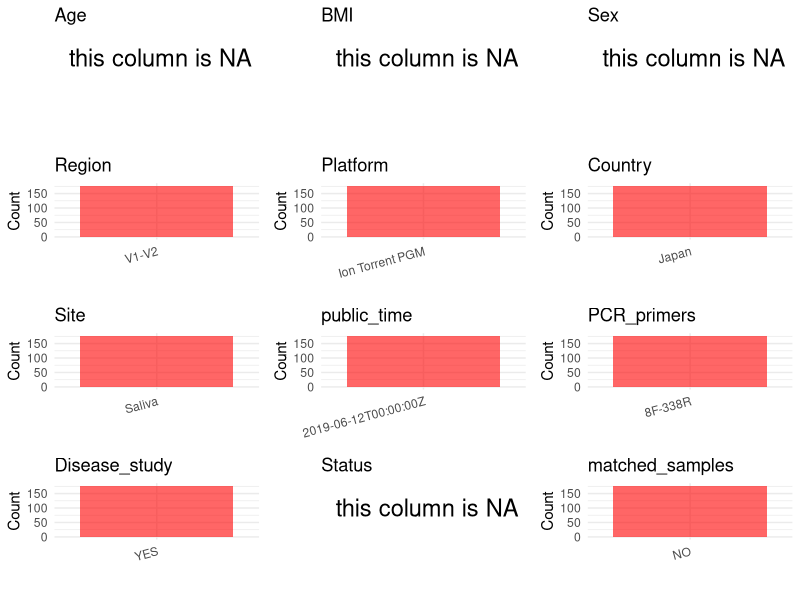

Write R code to recreate this figure. (Note: this script raises an error after producing the figure.)
## ---- chunk 1
# Load necessary libraries
library(dplyr)
library(ggplot2)
library(cowplot)
library(readxl)

# Set working directory (update this path to your local directory)
setwd("/home/dongbiao/word_embedding_microbiome/all_data/oral/global-oral-microbiome/data/projects/PRJDB8324")

# Read the initial metadata files
initial_meta<-read.csv("SraRunTable.csv")

head(initial_meta)
## ---- chunk 2
# Create a uniform metadata dataframe
metadata <- data.frame(
  BioProject = initial_meta$BioProject,
  Run = initial_meta$Run,
  sample_name = initial_meta$Sample_name,
  Age = NA,
  BMI = NA,
  Sex=NA,
  Region = "V1-V2",
  Platform = initial_meta$Instrument,
  Country = initial_meta$geo_loc_name,
  Site = "Saliva",
  public_time = initial_meta$ReleaseDate,
  stringsAsFactors = FALSE
)
metadata<-unique(metadata)
## ---- chunk 3
# Add information obtained from the publication
metadata$PCR_primers <- "8F-338R"
metadata$title <- "Characteristics of the Salivary Microbiota in Patients With Various Digestive Tract Cancers"
metadata$Disease_study <- "YES"

# Assign disease status based on sample_name patterns
metadata$Status <- NA
metadata$matched_samples <- "NO"
## ---- chunk 4
# Check the number of unique runs and sample names
print(paste("Number of unique runs:", length(unique(metadata$Run))))
print(paste("Number of unique sample names:", length(unique(metadata$sample_name))))
## ---- chunk 5
# Select columns for visualization
plot_data <- metadata %>%
  select(-BioProject, -Run, -sample_name, -title)

# Function to create simple plots for each column
create_simple_plots <- function(data) {
  plots <- list()
  
  for (col in colnames(data)) {
    # Check if the column is all NA
    if (all(is.na(data[[col]]))) {
      # Create an empty plot with text indicating all NA
      p <- ggplot() +
        annotate("text", x = 0.5, y = 0.5, label = "this column is NA", size = 6) +
        labs(title = col) +
        theme_void()
    } else if (is.numeric(data[[col]])) {
      # Numeric variable: histogram
      p <- ggplot(data, aes(x = .data[[col]])) +
        geom_histogram(fill = "blue", alpha = 0.6, bins = 20, na.rm = TRUE) +
        labs(title = col) +
        theme_minimal()
    } else {
      # Categorical variable: bar plot (remove NA values)
      count_data <- as.data.frame(table(data[[col]], useNA = "ifany"))
      p <- ggplot(count_data, aes(x = reorder(Var1, -Freq), y = Freq)) +
        geom_col(fill = "red", alpha = 0.6) +
        labs(title = col, x = NULL, y = "Count") +
        theme_minimal() +
        theme(axis.text.x = element_text(angle = 15, hjust = 1))
    }
    plots[[col]] <- p
  }
  
  return(plots)
}

# Generate and arrange plots
plots <- create_simple_plots(plot_data)
p<-plot_grid(plots$Age, 
          plots$BMI, 
          plots$Sex, 
          plots$Region, 
          plots$Platform, 
          plots$Country, 
          plots$Site,
          plots$public_time, 
          plots$PCR_primers,
          plots$Disease_study,
          plots$Status,
          plots$matched_samples,# add 
          ncol = 3, align = "hv", axis = "lb")
ggsave("Metadata_Summary.png", plot = p, width = 8, height = 6, dpi = 150)
## ---- chunk 6
knitr::include_graphics("Metadata_Summary.png")
## ---- chunk 7
# Reorder columns to match the desired format
metadata <- metadata[, c(
  "BioProject", "Run", "sample_name", "Age", "BMI", "Sex", 
  "Region", "Platform", "Country", "Site", "public_time", 
  "PCR_primers", "title", "Disease_study", "Status","matched_samples"
)]

# Export the uniform metadata to a CSV file
metadata<-unique(metadata)
write.csv(metadata, file = "metadata.csv", quote = FALSE)
head(metadata)
